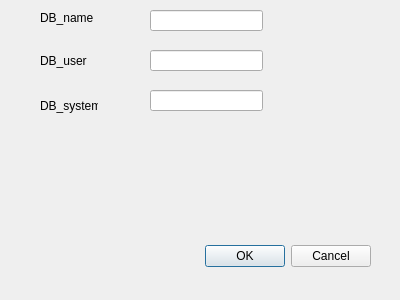
<?xml version="1.0" encoding="UTF-8"?>
<ui version="4.0">
 <class>Dialog</class>
 <widget class="QDialog" name="Dialog">
  <property name="geometry">
   <rect>
    <x>0</x>
    <y>0</y>
    <width>400</width>
    <height>300</height>
   </rect>
  </property>
  <property name="windowTitle">
   <string>Dialog</string>
  </property>
  <widget class="QDialogButtonBox" name="buttonBox">
   <property name="geometry">
    <rect>
     <x>30</x>
     <y>240</y>
     <width>341</width>
     <height>32</height>
    </rect>
   </property>
   <property name="orientation">
    <enum>Qt::Orientation::Horizontal</enum>
   </property>
   <property name="standardButtons">
    <set>QDialogButtonBox::StandardButton::Cancel|QDialogButtonBox::StandardButton::Ok</set>
   </property>
  </widget>
  <widget class="QLineEdit" name="db_name">
   <property name="geometry">
    <rect>
     <x>150</x>
     <y>10</y>
     <width>113</width>
     <height>21</height>
    </rect>
   </property>
  </widget>
  <widget class="QLabel" name="db_label">
   <property name="geometry">
    <rect>
     <x>40</x>
     <y>10</y>
     <width>58</width>
     <height>16</height>
    </rect>
   </property>
   <property name="text">
    <string>DB_name</string>
   </property>
  </widget>
  <widget class="QLabel" name="User_label">
   <property name="geometry">
    <rect>
     <x>40</x>
     <y>50</y>
     <width>61</width>
     <height>21</height>
    </rect>
   </property>
   <property name="text">
    <string>DB_user</string>
   </property>
  </widget>
  <widget class="QLineEdit" name="user_edit">
   <property name="geometry">
    <rect>
     <x>150</x>
     <y>50</y>
     <width>113</width>
     <height>21</height>
    </rect>
   </property>
  </widget>
  <widget class="QLabel" name="system_label">
   <property name="geometry">
    <rect>
     <x>40</x>
     <y>95</y>
     <width>58</width>
     <height>21</height>
    </rect>
   </property>
   <property name="text">
    <string>DB_system</string>
   </property>
  </widget>
  <widget class="QLineEdit" name="system_edit">
   <property name="geometry">
    <rect>
     <x>150</x>
     <y>90</y>
     <width>113</width>
     <height>21</height>
    </rect>
   </property>
  </widget>
 </widget>
 <resources/>
 <connections>
  <connection>
   <sender>buttonBox</sender>
   <signal>accepted()</signal>
   <receiver>Dialog</receiver>
   <slot>accept()</slot>
   <hints>
    <hint type="sourcelabel">
     <x>248</x>
     <y>254</y>
    </hint>
    <hint type="destinationlabel">
     <x>157</x>
     <y>274</y>
    </hint>
   </hints>
  </connection>
  <connection>
   <sender>buttonBox</sender>
   <signal>rejected()</signal>
   <receiver>Dialog</receiver>
   <slot>reject()</slot>
   <hints>
    <hint type="sourcelabel">
     <x>316</x>
     <y>260</y>
    </hint>
    <hint type="destinationlabel">
     <x>286</x>
     <y>274</y>
    </hint>
   </hints>
  </connection>
 </connections>
</ui>
